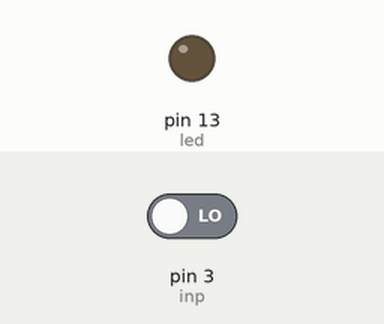
This sketch was run on a simulated Arduino Uno, built with avr-gcc and run on an emulated ATmega328P. Shown: output pins drawn as LEDs (lit = HIGH). Inputs (shaded band) come from the test bench; at power-on: pin 3 (inp) LOW.

Above: at 1.2 s.
1.3 s: pin 3 (inp) driven HIGH
At 2.1 s:
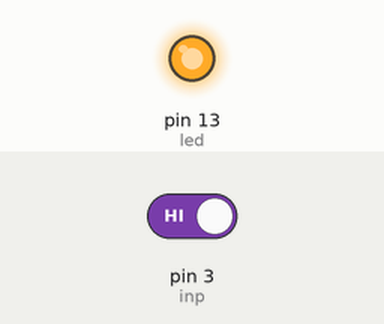
2.8 s: pin 3 (inp) driven LOW
At 3.3 s:
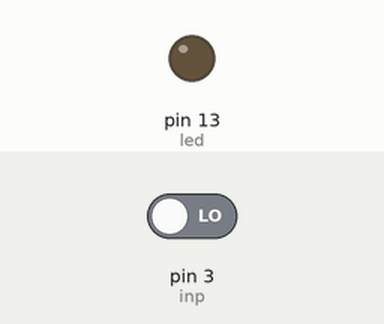
Timing chart, 0 to 5.8 s (numbered marks = the images above; inputs shaded):
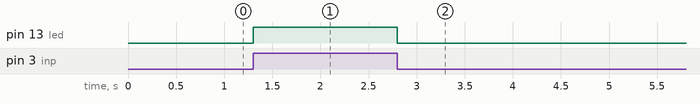

The sketch:

sketch_may15a.ino
```cpp
 int led =13;
 int inp =3;


void setup() {
  // put your setup code here, to run once:
  pinMode(led, OUTPUT);
  pinMode(inp, INPUT);
}

void loop() {
  // put your main code here, to run repeatedly:
  int state = digitalRead(inp);

  digitalWrite(led, state);


}
```

Measured:
- after the input at 1.3 s, pin 13 (led): LOW → HIGH at once
- after the input at 2.8 s, pin 13 (led): HIGH → LOW at once
